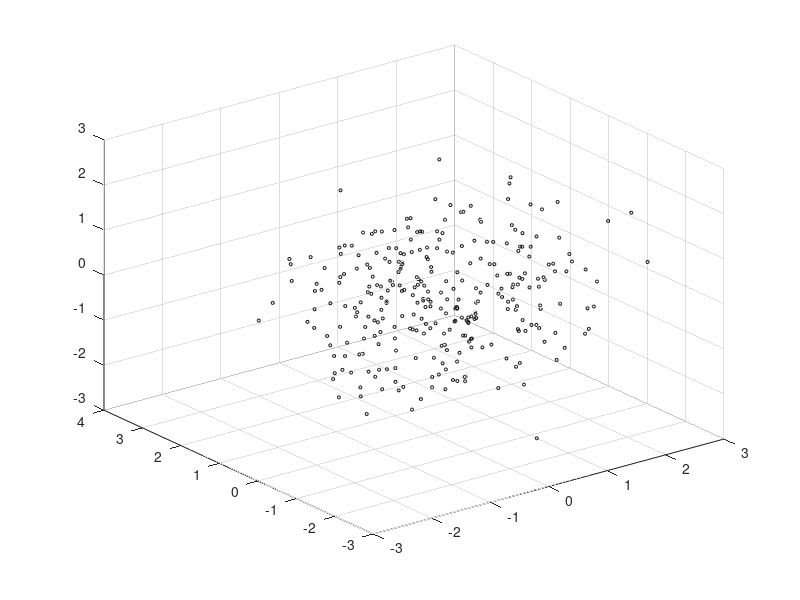

Write the MATLAB code that produced this figure. (Note: this script raises an error after producing the figure.)
% Copyright Henry Giddens, 2018

%Generate a number of normally distributed randomly positioned scatterers
nScatter = 300;
R = randn(nScatter,3);

pointsize = 5;
figure;
m = scatter3(R(:,1), R(:,2), R(:,3), pointsize,'k');
m.MarkerFaceColor = 'k';
axis equal

CST = CST_MicrowaveStudio(cd,'RandomScatter.cst'); 

R = R*10; %standard deviation of 10
radius = 1; %radius of each sphere

for i = 1:nScatter
    name = ['solid',num2str(i)];
    component = ['component1'];
    material = ['PEC'];
    CST.addSphere(R(i,1),R(i,2),R(i,3),radius,0,0,name,component,material)
end

CST.save
